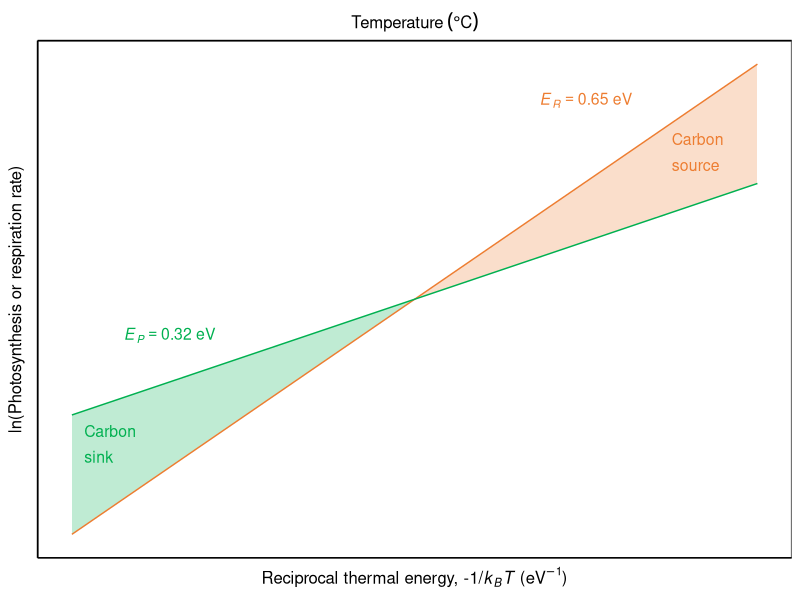
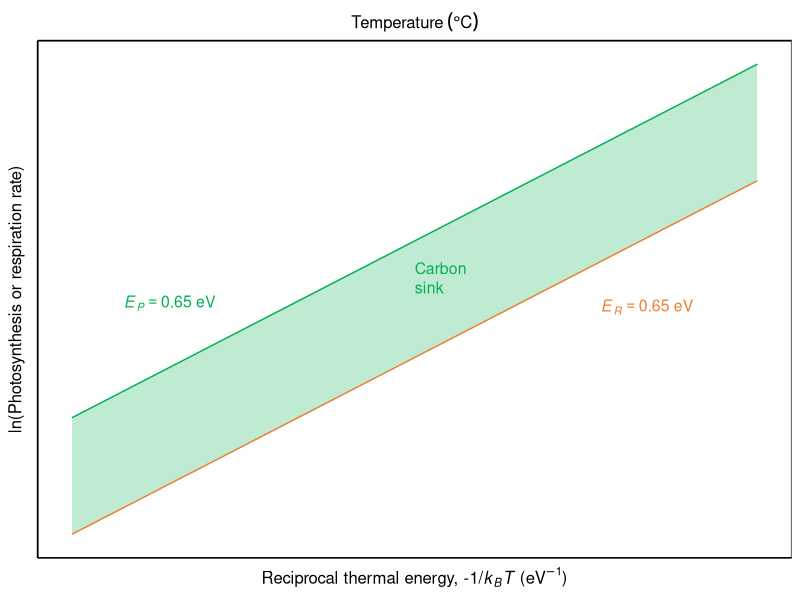
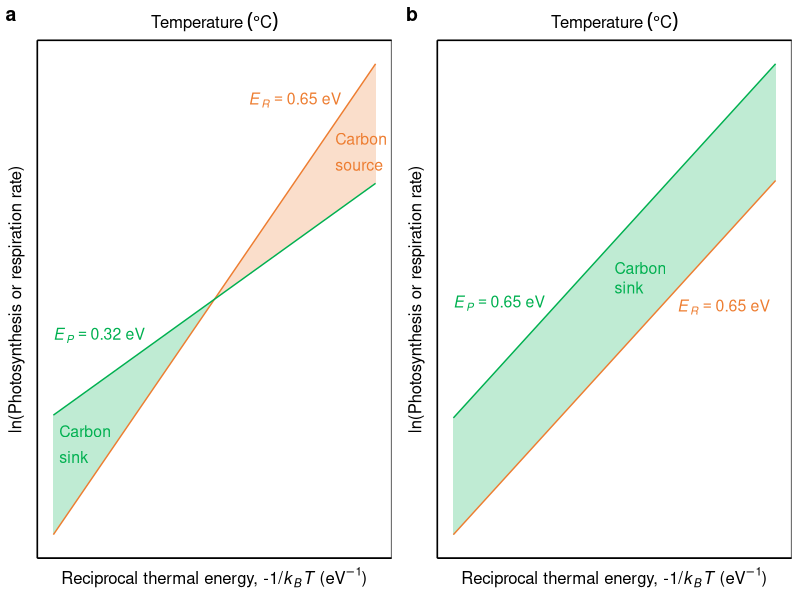
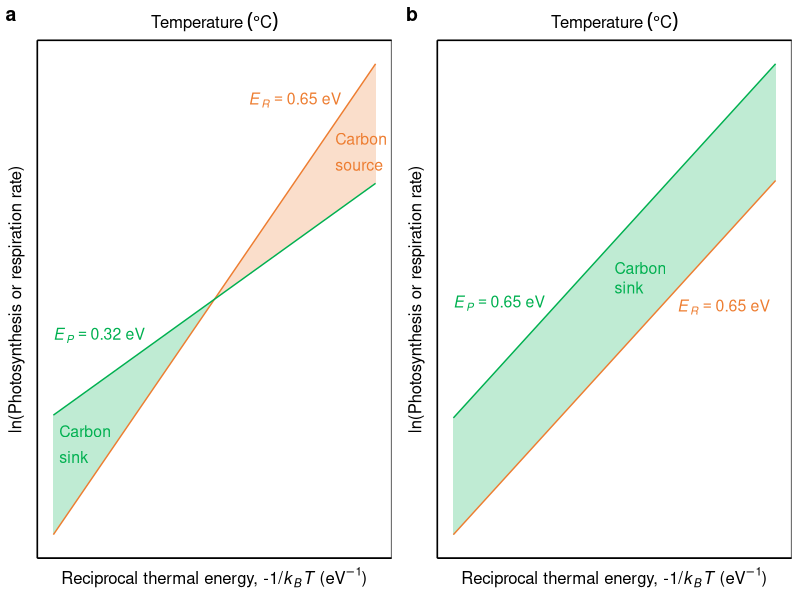

The R source for these figures, in order:
# Description ----
# Figure 3 plot and analyses from
# Michaletz ST & Garen JC. 2024. Hotter is not (always) better: Embracing unimodal scaling of biological rates with temperature.

# Plot of MST predictions for cross-over of photosynthesis (E = 0.32 eV) and respiration (E = 0.65 eV)

# Initialize ----
#--Libraries
library(ggplot2)
library(ggpubr)
# Uncomment the following lines to install required packages:
# install.packages("ggplot2")
# install.packages("ggpubr")

# create data for the lines
x <- seq(-2, 12, length.out = 100)
y1 <- 0.65 * (x - 5)
y2 <- 0.32 * (x - 5)

# create a data frame with the x and y values for the two lines
df <- data.frame(x, y1, y2)

# Figure 3----
## Panel a: Current MTE prediction----
pan_a <- ggplot(df, aes(x = x)) +
  geom_ribbon(data = df[df$x <= 5, ], aes(x = x, ymin = y1, ymax = y2), fill = "#00B050", alpha = 0.25) +
  geom_ribbon(data = df[df$x >= 5, ], aes(x = x, ymin = y1, ymax = y2), fill = "#ED7D31", alpha = 0.25) +
  geom_line(aes(y = y1), color = "#ED7D31") +
  geom_line(aes(y = y2), color = "#00B050") +
  annotate("text", x = -1.75, y = -2.55, label = "Carbon", color = "#00B050", size = 4, hjust = 0) +
  annotate("text", x = -1.75, y = -3.05, label = "sink", color = "#00B050", size = 4, hjust = 0) +
  annotate("text", x = 10.25, y = 3.1, label = "Carbon", color = "#ED7D31", size = 4, hjust = 0) +
  annotate("text", x = 10.25, y = 2.6, label = "source", color = "#ED7D31", size = 4, hjust = 0) +
  annotate("text", x = 0, y = -0.7, label = expression(italic(E[P]) == 0.32~eV), color = "#00B050", size = 4) +
  annotate("text", x = 8.5, y = 3.85, label = expression(italic(E[R]) == 0.65~eV), color = "#ED7D31", size = 4) +
  xlab(expression(paste('Reciprocal thermal energy, ', '-1/',italic('k')[italic("B")], italic('T'), ' (',  eV^{-1}, ')'))) +
  ylab(expression(paste("ln(Photosynthesis or respiration rate)"))) +
  scale_x_continuous(sec.axis = sec_axis(trans = ~ .*1 , name = expression(paste('Temperature'~(degree*C))))) +
  theme_bw(base_size=12) +
  theme(panel.grid.major = element_blank(), panel.grid.minor = element_blank(), axis.line = element_line(colour = "black"), axis.text.x=element_blank(), axis.ticks.x=element_blank(), axis.text.y=element_blank(), axis.ticks.y=element_blank())
pan_a

## Panel b: Revised MTE prediction----
pan_b <- ggplot(df, aes(x = x)) +
  geom_ribbon(data = df, aes(x = x, ymin = y1-1.5, ymax = y1+1.5), fill = "#00B050", alpha = 0.25) +
  geom_line(aes(y = y1-1.5), color = "#ED7D31") +
  geom_line(aes(y = y1+1.5), color = "#00B050") +
  annotate("text", x = 5, y = 0.8, label = "Carbon", color = "#00B050", size = 4, hjust = 0) +
  annotate("text", x = 5, y = 0.3, label = "sink", color = "#00B050", size = 4, hjust = 0) +
  annotate("text", x = 0, y = -0.1, label = expression(italic(E[P]) == 0.65~eV), color = "#00B050", size = 4) +
  annotate("text", x = 9.75, y = -0.2, label = expression(italic(E[R]) == 0.65~eV), color = "#ED7D31", size = 4) +
  xlab(expression(paste('Reciprocal thermal energy, ', '-1/',italic('k')[italic("B")], italic('T'), ' (',  eV^{-1}, ')'))) +
  ylab(expression(paste("ln(Photosynthesis or respiration rate)"))) +
  scale_x_continuous(sec.axis = sec_axis(trans = ~ .*1 , name = expression(paste('Temperature'~(degree*C))))) +
  theme_bw(base_size=12) +
  theme(panel.grid.major = element_blank(), panel.grid.minor = element_blank(), axis.line = element_line(colour = "black"), axis.text.x=element_blank(), axis.ticks.x=element_blank(), axis.text.y=element_blank(), axis.ticks.y=element_blank())
pan_b
ggarrange(pan_a, pan_b, common.legend = F, legend = "right", labels = "auto")

## Plot panels together ----
png("Figure_3.png", width = 8,height = 4, res = 300, units = "in")
ggarrange(pan_a, pan_b, common.legend = F, legend = "right", labels = "auto")
dev.off()
